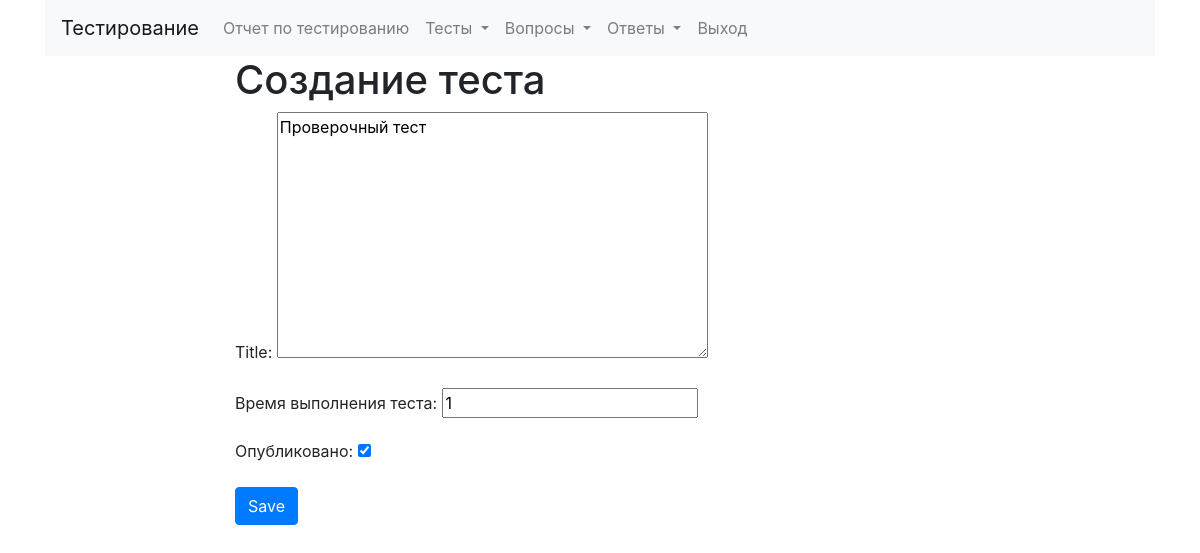
Screenshot of /manager/survey/5/edit/ (signed in) with the database file from the repository.
### qwestion/models.py (models this page shows, shortened)
class Survey(models.Model):
    title = models.CharField(max_length=255, verbose_name='Наименование теста')
    author = models.ForeignKey(User,  on_delete=models.PROTECT, verbose_name=' Автор')
    timedelta = models.IntegerField(default=0,verbose_name='Время выполнения теста')
    created = models.DateTimeField(auto_now_add=True)
    updated = models.DateTimeField(auto_now=True)
    public = models.BooleanField(default=False, verbose_name="Опубликовано")
    class Meta:
        ordering = ['title']

### screater/views.py (the view)
# urls.py: path('survey/<int:pk>/edit/', SurveyUpdateView.as_view(), name='survey-edit'),
class SurveyUpdateView(UpdateView):
    model = Survey
    form_class = AddSurveyForm
    template_name_suffix = '_update_form'
    template_name = 'screater/survey_form.html'
    success_url = reverse_lazy('screater:survey-list')
    @method_decorator(login_required)
    def dispatch(self, request, *args, **kwargs):
        return super(SurveyUpdateView, self).dispatch(request, *args, **kwargs)

### screater/forms.py
class AddSurveyForm(forms.ModelForm):
    title = forms.CharField(widget=forms.Textarea)
    class Meta:
        model = Survey
        fields = ['title', 'timedelta', 'public']

### screater/templates/screater/survey_form.html (shortened to what this page needs)
{% extends "base.html" %}
{% block content %}
<h1>Создание теста</h1>
<form method="post">{% csrf_token %}
    {{ form.as_p }}
    <input class="btn btn-primary" type="submit" value="Save">
</form>
{% endblock %}

### rows the page displays
Survey: title "Проверочный тест", timedelta "1", public "☑"
